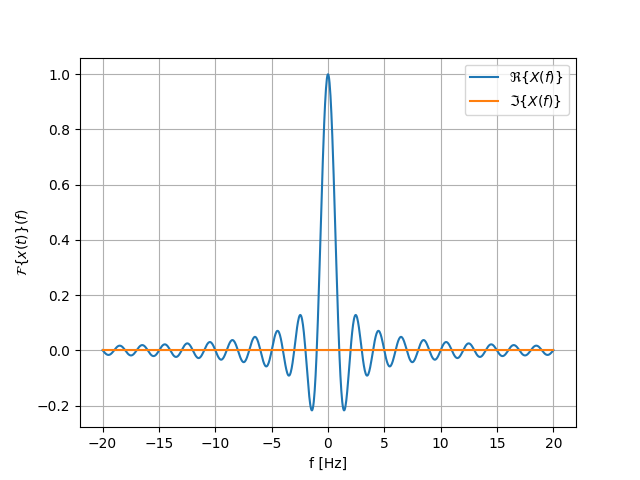

The Python source for this figure:
import numpy as np
import matplotlib.pyplot as plt

def fourier_transform(x, t, f):
    dt = (t.max() - t.min()) / t.size

    t = t[:, np.newaxis]
    x = x[:, np.newaxis]

    return np.sum(x * np.exp(-1j * 2 * np.pi * f * t) * dt, axis=0)


@np.vectorize
def rect(t, T):
    if np.abs(t) < T / 2:
        return 1
    elif np.abs(t) == T / 2:
        return 1 / 2
    else:
        return 0

N = 1000

t = np.linspace(-1, 1, N)
x = rect(t, 1)

f = np.linspace(-20, 20, N)

plt.plot(f, fourier_transform(x, t, f).real, label='$\Re\{X(f)\}$')
plt.plot(f, fourier_transform(x, t, f).imag, label='$\Im\{X(f)\}$')
plt.xlabel('f [Hz]')
plt.ylabel(r'$\mathcal{F}\{x(t)\}(f)$')
plt.grid(True)
plt.legend()
plt.show()
